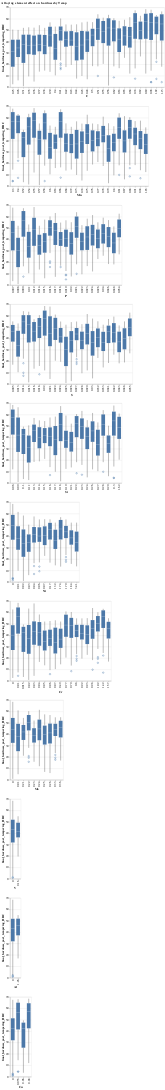

Notebook source saved alongside this figure:
### Code cell
alt.Chart(df).mark_boxplot().encode(
    alt.X(alt.repeat('row')),
    alt.Y('final_hardness_post_tempering_HRC')
    # alt.Color('steel_type')
).repeat(
        row = alloying_elements,
    ).properties(title="Alloying element effect on hardnessby Temp")

### Figure 1 — Vega-Lite specification as saved in the notebook (floating-point values rounded to 4 significant figures; data arrays with more than 128 entries replaced by an {"elided": "..."} marker saying what was removed)
{"config": {"view": {"continuousWidth": 300, "continuousHeight": 300}}, "repeat": {"row": ["C", "Mn", "P", "S", "Si", "Ni", "Cr", "Mo", "V", "Al", "Cu"]}, "spec": {"data": {"name": "data-599064357616305d3fbdf01268d4cbe0"}, "mark": {"type": "boxplot"}, "encoding": {"x": {"field": {"repeat": "row"}}, "y": {"field": "final_hardness_post_tempering_HRC", "type": "quantitative"}}}, "title": "Alloying element effect on hardnessby Temp", "$schema": "https://vega.github.io/schema/vega-lite/v5.20.1.json", "datasets": {"data-599064357616305d3fbdf01268d4cbe0": {"elided": "1466 records"}}}
